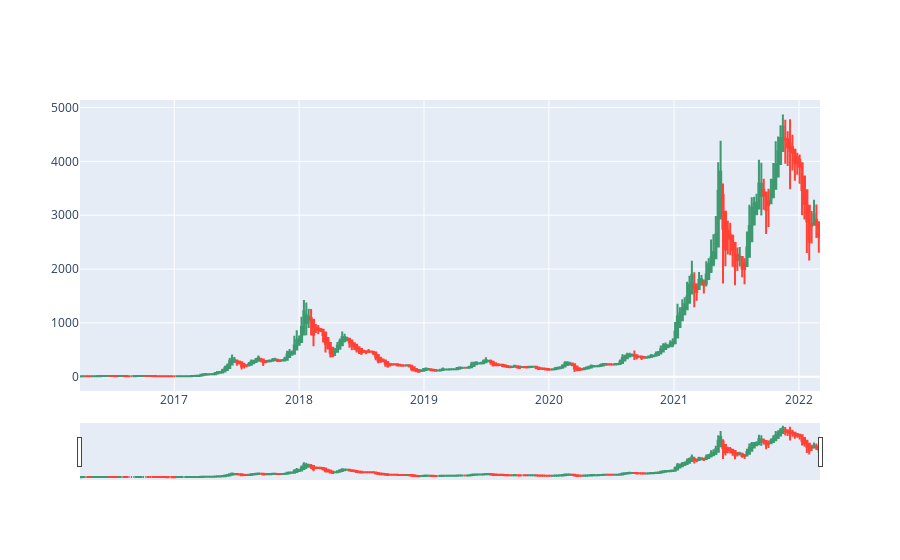
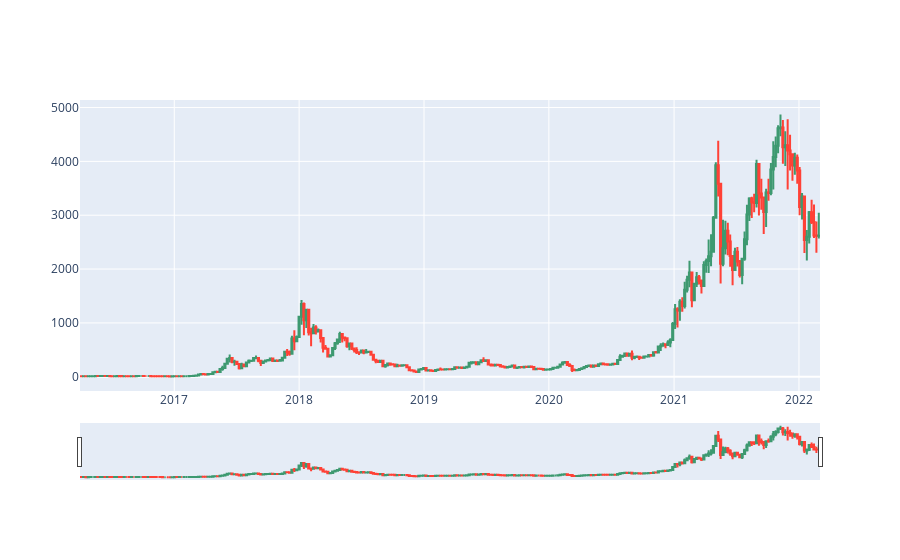

Notebook code for these charts, in order:
### Markdown cell above
Note: We will assess action on the close of the heikin ashi candle, say timestamp t, at which the current price will be the open of the normal candle at timestamp t.

### Code cell
import plotly.graph_objects as go

fig = go.Figure(data=[go.Candlestick(x=heikin_ashi_candles.index,
                open=heikin_ashi_candles['ha_Open'],
                high=heikin_ashi_candles['ha_High'],
                low=heikin_ashi_candles['ha_Low'],
                close=heikin_ashi_candles['ha_Close'])])

fig2 = go.Figure(data=[go.Candlestick(x=trimmed_weekly.index,
                open=trimmed_weekly['Open'],
                high=trimmed_weekly['High'],
                low=trimmed_weekly['Low'],
                close=trimmed_weekly['Close'])])

# fig.update_yaxes(type="log")
# fig2.update_yaxes(type="log")
fig.show()
fig2.show()

### Figure 1 — Plotly figure (JSON) as saved in the notebook; plotly's stock layout.template omitted (floating-point values rounded to 4 significant figures; data arrays with more than 128 entries replaced by an {"elided": "..."} marker saying what was removed)
{"data": [{"close": {"elided": "309 float values"}, "high": {"elided": "309 float values"}, "low": {"elided": "309 float values"}, "open": {"elided": "309 float values"}, "type": "candlestick", "x": {"elided": "309 str values"}}], "layout": {}}

### Figure 2 — Plotly figure (JSON) as saved in the notebook; plotly's stock layout.template omitted (floating-point values rounded to 4 significant figures; data arrays with more than 128 entries replaced by an {"elided": "..."} marker saying what was removed)
{"data": [{"close": {"elided": "309 float values"}, "high": {"elided": "309 float values"}, "low": {"elided": "309 float values"}, "open": {"elided": "309 float values"}, "type": "candlestick", "x": {"elided": "309 str values"}}], "layout": {}}
